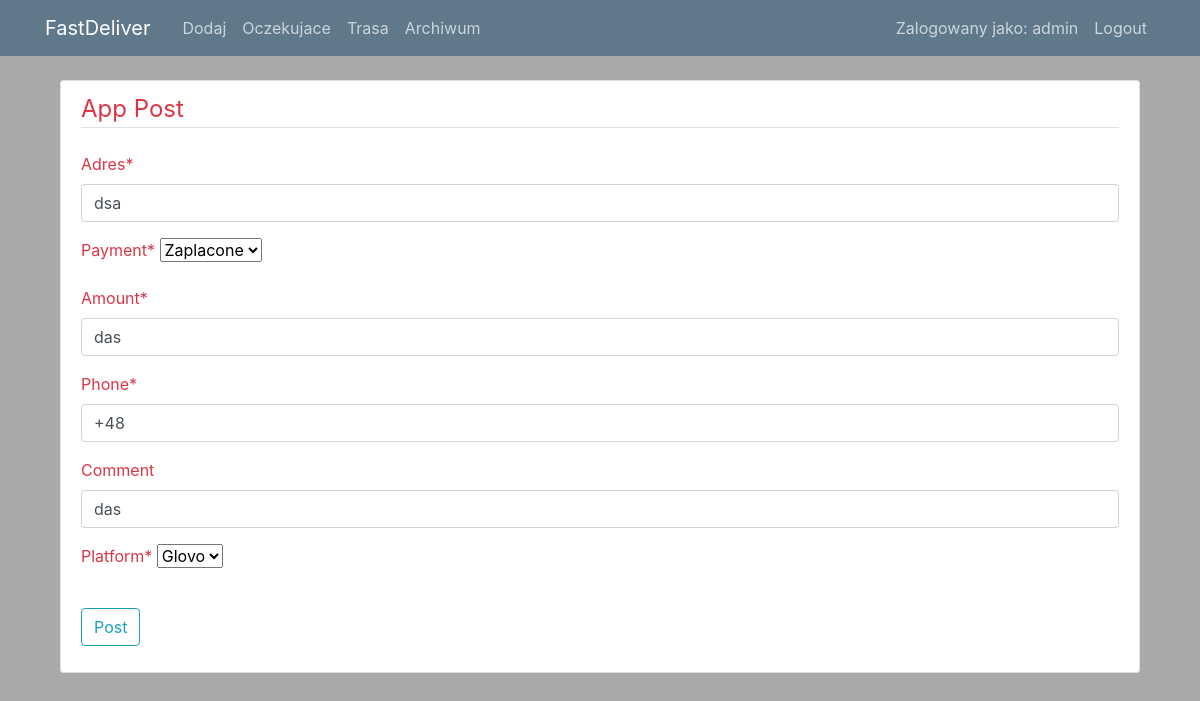
The app's page /post/19/update/ (signed in) with its own data.
### users/models.py (models this page shows)
class CustomUser(AbstractUser):
    is_driver = models.BooleanField(default=False)
    is_restaurator = models.BooleanField(default=False)
    pass
    class Meta:
        ordering = ['date_joined']

### posts/models.py (models this page shows, shortened)
class Post(models.Model):
    id = models.AutoField(primary_key=True)
    date = models.DateTimeField(default=timezone.now)
    no_of_likes = models.CharField(max_length=50, null = True, blank=True)
    adres = models.CharField(max_length=50, null = False)
    choose_payment = (
        ('karta','Karta'),
        ('gotowka','Gotowka'),
        ('zaplacone','Zaplacone')
    )
    payment = models.CharField(max_length=10, choices=choose_payment, default='zaplacone')
    amount = models.CharField(max_length=5, null = False)
    phone = models.CharField(max_length=13, null = False,default="+48")
    comment = models.CharField(max_length=200, null=True, blank=True)
    choose_platform = (
        ('uber','Uber'),
        ('rest','Rest'),
        ('glovo','Glovo'),
        ('tel','Tel')
    )
    platform = models.CharField(max_length=5, choices=choose_platform, default='glovo')
    oczekujace = models.BooleanField(default=True)
    trasa = models.BooleanField(default=False)
    zakonczone = models.BooleanField(default=False)
    class Meta:
        ordering = ['date']

### posts/views.py (the view)
# urls.py: path('post/<int:pk>/update/', PostUpdateView.as_view(), name='post-update'),
class PostUpdateView(LoginRequiredMixin, UpdateView):
    model = Post
    fields = ['adres', 'payment', 'amount','phone', 'comment', 'platform']
    login_url = '/login/'
    success_url = '/'

### posts/templates/posts/post_form.html (shortened to what this page needs)
{% extends "posts/base.html" %}
{% load crispy_forms_tags %}
{% block content %}
    <div class="content-section">
        <form method="POST">
            <fieldset class="form-group">
                <legend class="border-bottom mb-4">App Post</legend>
                {{ form|crispy }}
            </fieldset>
            <div class="form-group">
                <button class="btn btn-outline-info" type="submit">Post</button>
            </div>
        </form>
    </div>
{% endblock content %}

### posts/templates/posts/base.html (shortened to what this page needs)
{% load static %}
<!DOCTYPE html>
<html>
<head>
    <link rel="stylesheet" href="https://maxcdn.bootstrapcdn.com/bootstrap/4.0.0/css/bootstrap.min.css">
    <link rel="stylesheet" type="text/css" href="{% static 'posts/main.css' %}">
</head>
<body>
    <header class="site-header">
      <nav class="navbar navbar-expand-md navbar-dark bg-steel fixed-top">
        <div class="container">
          <a class="navbar-brand mr-4" href="{% url 'posts-home' %}">FastDeliver</a>
          <div class="collapse navbar-collapse" id="navbarToggle">
            <div class="navbar-nav mr-auto">
                {% if user.is_driver == False %}
                <a class="nav-item nav-link" href="{% url 'post-create' %}">Dodaj</a>
                {% endif %}
                <a class="nav-item nav-link" href="{% url 'posts-home' %}">Oczekujace</a>
                <a class="nav-item nav-link" href="{% url 'posts-trasa' %}">Trasa</a>
                <a class="nav-item nav-link" href="{% url 'posts-zakonczone' %}">Archiwum</a>
            </div>
            <div class="navbar-nav">
                {% if user.is_authenticated %}
              <a class="nav-item nav-link">Zalogowany jako: {{ user.username }}</a>
              <a class="nav-item nav-link" href="{% url 'logout' %}">Logout</a>
                {% else %}
              <a class="nav-item nav-link" href="{% url 'login' %}">Login</a>
                {% endif %}
            </div>
          </div>
        </div>
      </nav>
    </header>
    <main role="main" class="container">
    <div class="col-md-12">
      {% block content %} {% endblock %}
    </div>
    </main>
</body>
</html>

### posts/static/posts/main.css (style rules this page uses)
body { background: #A9A9A9; color: #dc3545; margin-top: 5rem; }
.bg-steel { background-color: #5f788a; }
.site-header .navbar-nav .nav-link { color: #cbd5db; }
.content-section { background: #ffffff; padding: 10px 20px; border: 1px solid #dddddd; border-radius: 3px; margin-bottom: 20px; }

### records on screen
CustomUser: username "admin"
Post: adres "dsa", payment "Zaplacone", amount "das", phone "+48", comment "das", platform "Glovo"
